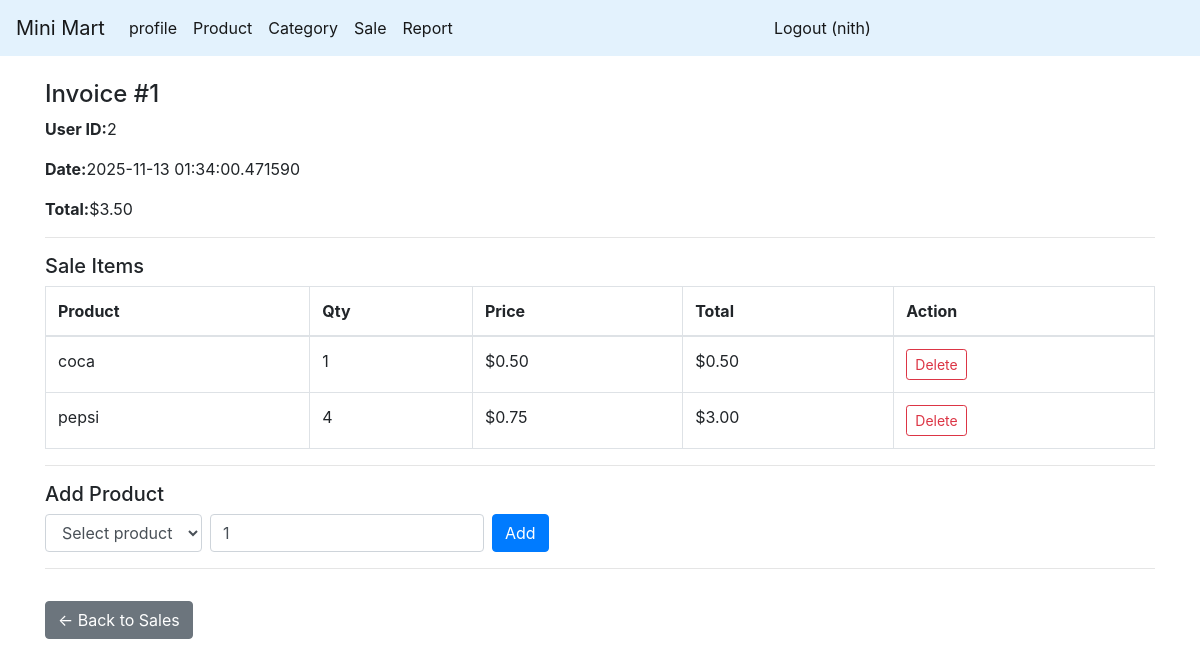
The page /sale_details/1 (signed in) on the database its author committed.
### app.py (models this page shows)
class Sales(db.Model):
    sales_id = db.Column(db.Integer, primary_key=True)
    user_id = db.Column(db.Integer, db.ForeignKey('user.id'), nullable=False)
    sale_date = db.Column(db.DateTime, nullable=False)
    total_amount = db.Column(db.Float,default=0.0, nullable=False)

class SaleItem(db.Model):
    sale_item_id = db.Column(db.Integer, primary_key=True)
    sales_id = db.Column(db.Integer, db.ForeignKey('sales.sales_id'), nullable=False)
    product_id = db.Column(db.Integer, db.ForeignKey('product.product_id'), nullable=False)
    quantity = db.Column(db.Integer, nullable=False)
    unit_price = db.Column(db.Float, nullable=False)

class Product(db.Model):
    product_id = db.Column(db.Integer, primary_key=True)
    product_name = db.Column(db.String(80), unique=True, nullable=False)
    category_id = db.Column(db.Integer, db.ForeignKey('category.category_id'), nullable=False)
    price = db.Column(db.Float, nullable=False)
    image_url = db.Column(db.String(200), nullable=False)
    stock = db.Column(db.Integer,default=0, nullable=False)

### route/sale.py (the view, shortened to what this page needs)
@app.route('/sale_details/<int:sales_id>', methods=['GET', 'POST'])
@jwt_required()
def sale_details(sales_id):
    user = get_jwt_identity()
    sale_row = db.session.execute(
        text("SELECT * FROM sales WHERE sales_id = :id"),
        {'id': sales_id}
    ).fetchone()
    if not sale_row:
        flash('Sale not found!', 'danger')
        return redirect(url_for('sales'))
    sale = dict(sale_row._mapping)
    sale_items_rows = db.session.execute(
        text("""
        SELECT si.sale_item_id, si.product_id, p.product_name, si.quantity, si.unit_price
        FROM sale_item si
        JOIN product p ON si.product_id = p.product_id
        WHERE si.sales_id = :sid
        """),
        {'sid': sales_id}
    ).fetchall()
    sale_items = [dict(row._mapping) for row in sale_items_rows]
    products = db.session.execute(
        text("SELECT product_id, product_name FROM product WHERE stock > 0")
    ).fetchall()
    return render_template(
        'sale/invoice_detail.html',
        sale=sale,
        sale_items=sale_items,
        products=products,
        user=user
    )

### app.py (called while the page is built)
@jwt.token_in_blocklist_loader
def check_if_token_revoked(jwt_header, jwt_payload):
    jti = jwt_payload["jti"]
    token = TokenBlocklist.query.filter_by(jti=jti).first()
    return token is not None

### templates/sale/invoice_detail.html (shortened to what this page needs)
{% extends "master.html" %}
{% block main_content %}
    <div class="container mt-4">
        <h4>Invoice #{{ sale.sales_id }}</h4>
        <p><strong>User ID:</strong> {{ sale.user_id }}</p>
        <p><strong>Date:</strong> {{ sale.sale_date }}</p>
        <p><strong>Total:</strong> ${{ '%.2f'|format(sale.total_amount) }}</p>
        <hr>
        <h5>Sale Items</h5>
        <table class="table table-bordered">
            <thead>
            <tr>
                <th>Product</th>
                <th>Qty</th>
                <th>Price</th>
                <th>Total</th>
                <th>Action</th>
            </tr>
            </thead>
            <tbody>
            {% for item in sale_items %}
                <tr>
                    <td>{{ item.product_name }}</td>
                    <td>{{ item.quantity }}</td>
                    <td>${{ '%.2f'|format(item.unit_price) }}</td>
                    <td>${{ '%.2f'|format(item.unit_price * item.quantity) }}</td>
                    <td>
                        <form method="post"
                              action="{{ url_for('delete_sale_item', sale_item_id=item.sale_item_id, sales_id=sale.sales_id) }}"
                              class="d-inline">
                            <button class="btn btn-sm btn-outline-danger"
                                    onclick="return confirm('Delete {{ item.product_name }}?');">Delete
                            </button>
                        </form>
                    </td>
                </tr>
            {% else %}
                <tr>
                    <td colspan="5" class="text-center text-muted">No products in this invoice.</td>
                </tr>
            {% endfor %}
            </tbody>
        </table>
        <hr>
        <h5>Add Product</h5>
        <form method="post" action="{{ url_for('sale_details', sales_id=sale.sales_id) }}" class="form-inline">
            <select name="product_id" class="form-control mr-2">
                <option value="">Select product</option>
            </select>
            <input type="number" name="quantity" class="form-control mr-2" value="1" min="1">
            <button  class="btn btn-primary">Add</button>
        </form>
        <hr>
        <a href="{{ url_for('sales') }}" class="btn btn-secondary mt-3">← Back to Sales</a>
    </div>
{% endblock %}

### templates/master.html (shortened to what this page needs)
<!DOCTYPE html>
<html lang="en">
<head>
    {% include "style.html" %}
</head>
<body>
<div id="app">
    <div class="container-fluid p-0 m-0">
        <nav class="navbar navbar-expand-lg navbar-light" style="background-color: #e3f2fd;">
            <a class="navbar-brand" href="/">Mini Mart</a>
            <div class="collapse navbar-collapse" id="navbarSupportedContent">
                <ul class="navbar-nav mr-auto">
                    <li class="nav-item active"><a class="nav-link" href="/profile">profile</a></li>
                    <li class="nav-item active"><a class="nav-link" href="/product_list">Product</a></li>
                    <li class="nav-item active"><a class="nav-link" href="/category_list">Category</a></li>
                    <li class="nav-item active"><a class="nav-link" href="/sales_form">Sale</a></li>
                    <li class="nav-item active"><a class="nav-link" href="/report">Report</a></li>
                </ul>
                <ul class="navbar-nav mr-auto">
                    {% if user %}
                        <li class="nav-item active"><a class="nav-link" href="/logout">Logout ({{ user }})</a></li>
                    {% else %}
                        <li class="nav-item active"><a class="nav-link" href="/login">Login</a></li>
                    {% endif %}
                </ul>
            </div>
        </nav>
    </div>
    {% block main_content %}{% endblock %}
</div>
</body>
</html>

### templates/style.html
<link rel="stylesheet" href="https://cdn.jsdelivr.net/npm/bootstrap@4.6.2/dist/css/bootstrap.min.css">
<link rel="stylesheet" href="https://cdnjs.cloudflare.com/ajax/libs/font-awesome/5.15.4/css/all.min.css" />
<link rel="stylesheet" href="/static/style.css" />

### rows shown on the page
Sales: sales_id "1", user_id "2", sale_date "2025-11-13 01:34:00.471590", total_amount "3.50"
SaleItem: product_name "coca", quantity "1", unit_price "0.50", item.unit_price*item.quantity "0.50"
SaleItem: product_name "pepsi", quantity "4", unit_price "0.75", item.unit_price*item.quantity "3.00"

### other values the page prints
{{ user }} "nith"
